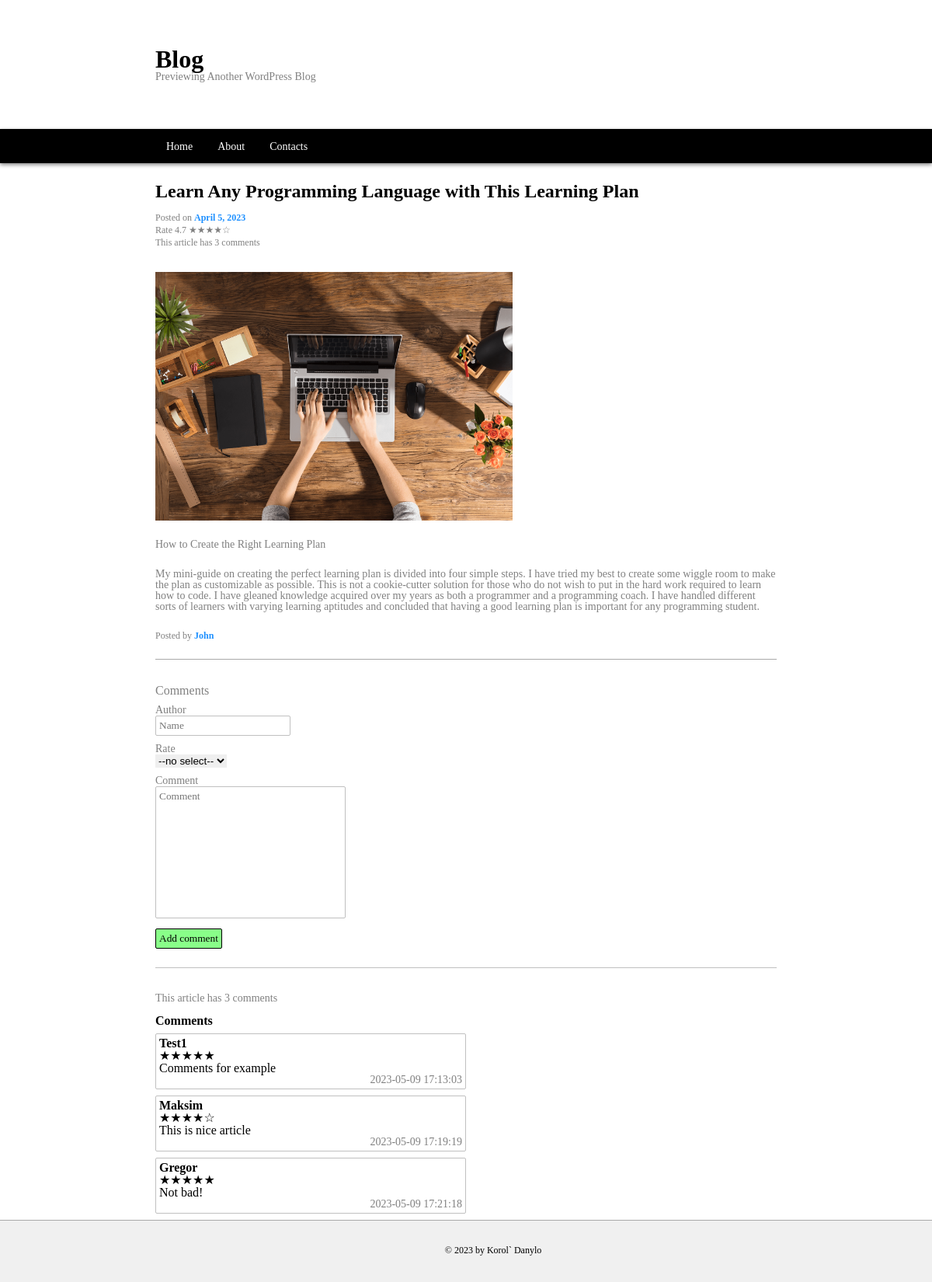
Screenshot of /webroot/article.php?id=1 with the database file from the repository.
### tables this page shows
CREATE TABLE articles (
      id INTEGER NOT NULL PRIMARY KEY AUTOINCREMENT,
      date TEXT NOT NULL,
      title TEXT NOT NULL,
      img TEXT NOT NULL,
      info TEXT NOT NULL,
      description TEXT NOT NULL,
      author TEXT NOT NULL
    );

CREATE TABLE comments (
      id INTEGER NOT NULL PRIMARY KEY AUTOINCREMENT,
      article_id INTEGER NOT NULL REFERENCES articles(id),
      author TEXT NOT NULL,
      rate INTEGER NOT NULL,
      content TEXT NOT NULL,
      created TEXT NOT NULL
    );

### inc/functions.php (called while the page is built, shortened)
<?php
function getConnection(): PDO
{
  try {
    return new PDO('sqlite:../blog.sqlite');
  } catch (PDOException $e) {
    http_response_code(500);
    exit();
  }
}
function getArticle(int $articleId): ?array
{
  $pdo = getConnection();
  $sql =
    'SELECT articles.*, AVG(comments.rate) avg_rate, COUNT(comments.id) comments_count
    FROM articles LEFT JOIN comments ON articles.id = comments.article_id
    WHERE articles.id=:id
    GROUP BY articles.id';
  $statment = $pdo->prepare($sql);
  $statment->execute(['id' => $articleId]);
  $article = $statment->fetch(PDO::FETCH_ASSOC);
  return $article ? $article : null;
}
function getComments(int $articleId): array
{
  $pdo = getConnection();
  $sql = 'SELECT * FROM comments WHERE article_id=:id';
  $statement = $pdo->prepare($sql);
  $statement->execute(['id' => $articleId]);
  return $statement->fetchAll(PDO::FETCH_ASSOC);
}

### inc/comments.php (the view, shortened to what this page needs)
<div class="comments-form">
  <form method="post">
    Comments<br>
    <div class="input">
      <label for="author">Author</label><br>
      <input type="text" name="author" id="author" placeholder="Name"
        value="<?= htmlspecialchars($response['author'] ?? ''); ?>">
    </div>
    <div class="input">
      <label for="rate">Rate</label><br>
      <select name="rate" id="rate">
        <option value="0">--no select--</option>
      </select>
    </div>
    <div class="input">
      <label for="content">Comment</label><br>
      <textarea name="content" id="content" cols="30" rows="10" placeholder="Comment"
        value="<?= htmlspecialchars($response['content'] ?? ''); ?>"></textarea>
    </div>
    <input type="submit" value="Add comment">
  </form>
</div>
<?php if (count($comments) > 0) { ?>
  <div class='count-comments'>This article has
    <?= count($comments) ?> comments
  </div>
  <div class="comments-list">Comments</div>
  <?php foreach ($comments as $comment) { ?>
    <div class="comment">
      <div class='author'>
        <?= htmlspecialchars($comment['author']) ?>
      </div>
      <div class='rate'>
        <?= str_repeat('&#9733', $comment['rate'])
          . str_repeat('&#9734', 5 - $comment['rate']) ?>
      </div>
      <div class='content'>
        <?= nl2br(htmlspecialchars($comment['content'])) ?>
      </div>
      <div class='created'>
        <?= $comment['created'] ?>
      </div>
    </div>
  <?php } ?>
<?php } else { ?>
  <div class="empty-comments-list">
    No comments
  </div>
<?php } ?>

### inc/article.php
<?php
$tag = 'Home' === $currentPage ? 'h2' : 'h1';
$url = 'article.php?id=' . $article['id'];
$rate = round(($article['avg_rate'] ?? 0) * 10) / 10;
$rate_by_star = str_repeat('&#9733', (int) ($rate)) . str_repeat('&#9734', 5 - (int) ($rate));
$comments_count = $article['comments_count'] ?? 0;
?>
<article class='blog-article'>
  <header>
    <a href=<?= $url ?>>
      <<?= $tag ?> class="title-article"><?= $article['title']; ?></<?= $tag ?>>
    </a>
  </header>
  <div class='posted'>
    Posted on <span class='posted__date'>
      <?= $date = DateTime::createFromFormat('Y-m-d', $article['date'])->format('F j, Y') ?>
    </span>
  </div>
  <div class='rate'>
    Rate
    <?= $rate ?>
    <?= $rate_by_star ?>
  </div>
  <div class='comments-count'>
    This article has
    <?= $comments_count ?> comments
  </div>
  <img src='../assets/<?= $article['img'] ?>' alt=<?= $article['img'] ?>>
  <div class='info'>
    <?= $article['info']; ?>
  </div>
  <div class='description'>
    <?= $article['description']; ?>
  </div>
  <footer>
    Posted by <span class='author'>
      <?= $article['author'] ?>
    </span>
  </footer>
</article>

### css/styles.css (style rules this page uses)
.blog-article { padding-bottom: 24px; border-bottom: 1px solid darkgray; margin-bottom: 24px; }
.title-article, .about-article header h2, .contacts-article header h2 { font-size: 24px; font-weight: bold; padding-bottom: 16px; }
.blog-article .posted { font-size: 12px; color: gray; margin-bottom: 4px; }
.blog-article .rate { margin-bottom: 4px; font-size: 12px; color: gray; }
.blog-article .comments-count { font-size: 12px; color: gray; margin-bottom: 32px; }
.blog-article .posted__date { color: dodgerblue; font-weight: bold; }
.blog-article img { width: 460px; height: 320px; }
.blog-article .info, .blog-article .description, .blog-article footer { padding-top: 24px; font-size: 14px; color: gray; }
.blog-article footer { font-size: 12px; }
.blog-article .author { color: dodgerblue; font-weight: bold; }
.comments-form form { margin: 32px 0px; font-size: 16px; color: gray; padding-bottom: 24px; border-bottom: 1px solid silver; }
.comments-form .input { margin: 10px 0px; display: block; font-size: 14px; }
.comments-form #author, .comments-form #content { border: 1px solid silver; border-radius: 2px; padding: 4px; color: gray; resize: none; }
.comments-form input[type="submit"] { background-color: rgb(137, 254, 137); padding: 4px; border: 1px solid black; border-radius: 2px; }
.count-comments { color: gray; margin-bottom: 14px; font-size: 14px; }
.comments-list { color: black; font-weight: bold; }
.comment { border: 1px solid silver; padding: 4px; border-radius: 2px; margin: 8px 0px; width: 400px; }
.comment .author { font-weight: bold; }
.comment .created { color: grey; text-align: end; font-size: 14px; }

### rows the page displays
articles: title "Learn Any Programming Language with This Learning Plan", date "April 5, 2023", img (picture), info "How to Create the Right Learning Plan", description "My mini-guide on creating the perfect learning plan is divided into four simple steps. I have tried my best to create some wiggle room to make the plan as customizable as possible. This is not a cookie-cutter solution for those who do not wish to put in the hard work required to learn how to code. I have gleaned knowledge acquired over my years as both a programmer and a programming coach. I have handled different sorts of learners with varying learning aptitudes and concluded that having a good learning plan is important for any programming student.", author "John"
comments: author "Test1", rate "★★★★★", content "Comments for example", created "2023-05-09 17:13:03"
comments: author "Maksim", rate "★★★★", rate "☆", content "This is nice article", created "2023-05-09 17:19:19"
comments: author "Gregor", rate "★★★★★", content "Not bad!", created "2023-05-09 17:21:18"

### other values shown
$rate "4.7"
$rate_by_star "★★★★☆"
$comments_count "3"
count($comments) "3"
